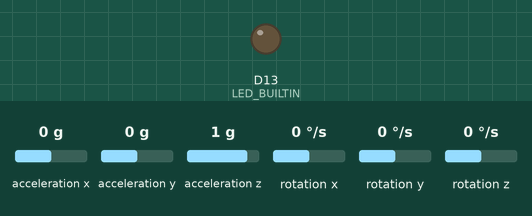
Simulated run of this program. Board: Arduino Nano 33 BLE. Shown: output pins drawn as LEDs (lit = HIGH). Inputs (shaded band) come from the test bench; at power-on: acceleration x 0 g, acceleration y 0 g, acceleration z 1 g, rotation x 0 °/s, rotation y 0 °/s, rotation z 0 °/s. Nothing arrives over Bluetooth unless stated; a phone connects over Bluetooth LE 3 s after start.

Above: at 0.3 s.
At 3.5 s:
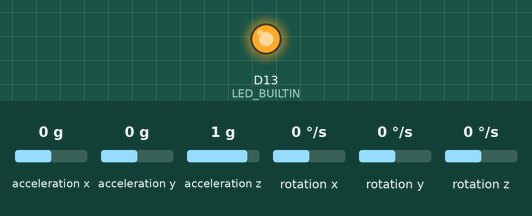
Timing chart, 0 to 5.0 s (numbered marks = the images above):
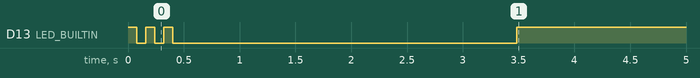

The program:

main.cpp
```cpp
#include <Arduino.h>
#include <ArduinoBLE.h>
#include <Arduino_LSM9DS1.h>

#define SERVICE_UUID    "19b10000-e8f2-537e-4f6c-d104768a1214"
#define IMU_CHAR_UUID   "19b10001-e8f2-537e-4f6c-d104768a1214"

BLEService imuService(SERVICE_UUID);
// 12 bytes = 6 x int16 (ax, ay, az * 1000; gx, gy, gz * 10) - Vừa khít 1 gói BLE duy nhất
BLECharacteristic imuChar(IMU_CHAR_UUID, BLERead | BLENotify, 12);

int16_t packet[6] = {0, 0, 0, 0, 0, 0};
float ax, ay, az, gx, gy, gz;

void setup() {
  pinMode(LED_BUILTIN, OUTPUT);

  for (int i = 0; i < 3; i++) {
    digitalWrite(LED_BUILTIN, HIGH); delay(80);
    digitalWrite(LED_BUILTIN, LOW); delay(80);
  }

  IMU.begin();

  if (!BLE.begin()) {
    while (1) {
      digitalWrite(LED_BUILTIN, !digitalRead(LED_BUILTIN));
      delay(150);
    }
  }

  BLE.setDeviceName("Nano33");
  BLE.setLocalName("Nano33");
  BLE.setAdvertisedService(imuService);

  imuService.addCharacteristic(imuChar);
  BLE.addService(imuService);

  imuChar.writeValue((byte*)packet, 12);
  BLE.advertise();
}

void loop() {
  BLEDevice central = BLE.central();

  if (central) {
    digitalWrite(LED_BUILTIN, HIGH);

    while (central.connected()) {
      if (IMU.accelerationAvailable()) {
        IMU.readAcceleration(ax, ay, az);
        packet[0] = (int16_t)(ax * 1000.0f);
        packet[1] = (int16_t)(ay * 1000.0f);
        packet[2] = (int16_t)(az * 1000.0f);
      }

      if (IMU.gyroscopeAvailable()) {
        IMU.readGyroscope(gx, gy, gz);
        packet[3] = (int16_t)(gx * 10.0f);
        packet[4] = (int16_t)(gy * 10.0f);
        packet[5] = (int16_t)(gz * 10.0f);
      }

      // Gửi 1 gói 12 byte duy nhất chứa trọn vẹn cả 6 trục
      imuChar.writeValue((byte*)packet, 12);

      delay(20); // 50 Hz mượt mà, không nghẽn sóng
    }

    digitalWrite(LED_BUILTIN, LOW);
    BLE.advertise();
  }
}
```

Measured:
- by itself, D13 (LED_BUILTIN): goes LOW 0.08 s, HIGH 0.08 s, LOW 0.08 s, HIGH 0.08 s, LOW 3.1 s, then HIGH
